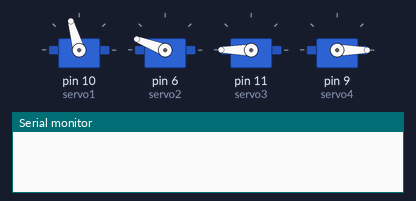
The sketch below on a simulated Arduino Uno, built with avr-gcc and run on an emulated ATmega328P. Shown: 4 × servo, the last lines printed to the serial monitor.

Above: at 0.1 s.
At 3.81 s:
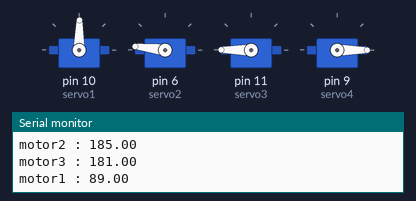
At 7.7 s:
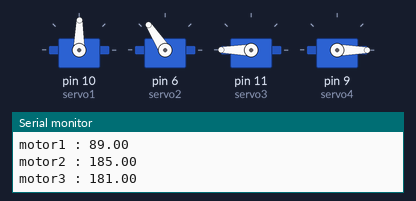
At 15.3 s:
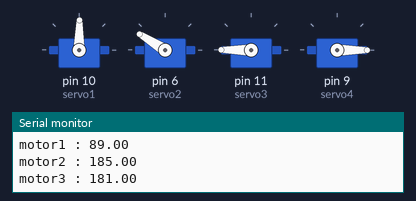
At 22.9 s:
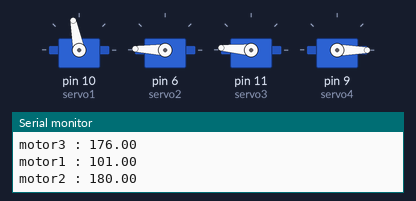
At 30.5 s:
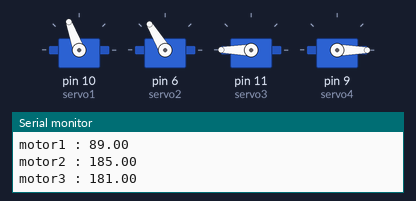
Timing chart, 0 to 32.0 s (numbered marks = the images above):
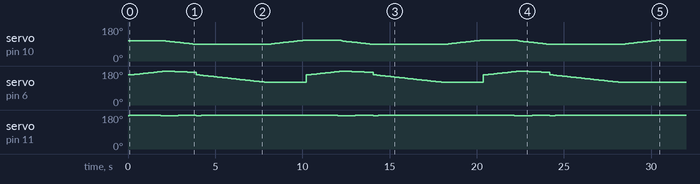

The sketch:

midlinever.ino
```cpp
// Servo Potentiometer Angle control
// by Mountain A  (www.arduitronics.com)
// www.facebook.com/arduitronics
#include  <Servo.h>
Servo servo1;         // create servo object to control a servo
Servo servo2;
Servo servo3;
Servo servo4;

int i,j,m1,m2;

float s1=106;
float s2=179;
float s3=175;
float l1=88;
float l2=172;
float l3=165;
float d1=s1-l1;
float d2=s2-l2;
float d3=s2-l2;

void setup()
{
   Serial.println("Motor1");
   servo1.write(s1);

   Serial.println("Motor2");
   servo2.write(s2-20);

   Serial.println("Motor3");
   servo3.write(s3);

  Serial.begin(9600);
  servo1.attach(10);
  servo2.attach(6);
  servo3.attach(11);
  servo4.attach(9);

//    Serial.println(0);
    servo4.writeMicroseconds(0); // สั่งให้ Servo หมุนวนขวา
    delay(70); // หน่วงเวลา 2000ms
//    Serial.println("Motor4");
//    servo4.writeMicroseconds(1450); // สั่งให้ Servo หยุด
//    delay(2000); // หน่วงเวลา 2000ms
//    Serial.println(1000);
//    servo4.writeMicroseconds(3000); // สั่งให้ Servo หมุนวนขวาซ้าย
//    delay(50); // หน่วงเวลา 2000ms
//    Serial.println(300);
//    myservo.writeMicroseconds(1450); // สั่งให้ Servo หยุด
//    delay(2000); // หน่วงเวลา 2000ms
//
//   Serial.println("Motor1");
//   servo1.write(89);
//
//   Serial.println("Motor2");
//   servo2.write(173);
//
//   Serial.println("Motor3");
//   servo3.write(160);
for (j=0;j<3;j++){
  for (i = 20; i>0; i--){
    servo2.write(s2-i);
    servo3.write(s3+i);
    delay(100);
  }
  for (i = 0; i < d1; i++) {
    servo1.write(s1-i);
   Serial.print("motor1 : ");
   Serial.println(s1-i);
    m1=d2*i/d1;
    servo2.write(s2-m1);
   Serial.print("motor2 : ");
   Serial.println(s2+m1);
    m2=d3*i/d1;
    servo3.write(s3+m2);
   Serial.print("motor3 : ");
   Serial.println(s3+m2);
    delay(100);
  }

  for (i = 0; i<40; i++){
    servo2.write(160-i);
    servo3.write(175+i);
    delay(100);
  }
  for (i = 0; i < 23; i++) {
    servo1.write(l1+i);
    delay(100);
  }
}

}

void loop()
{
}
```
